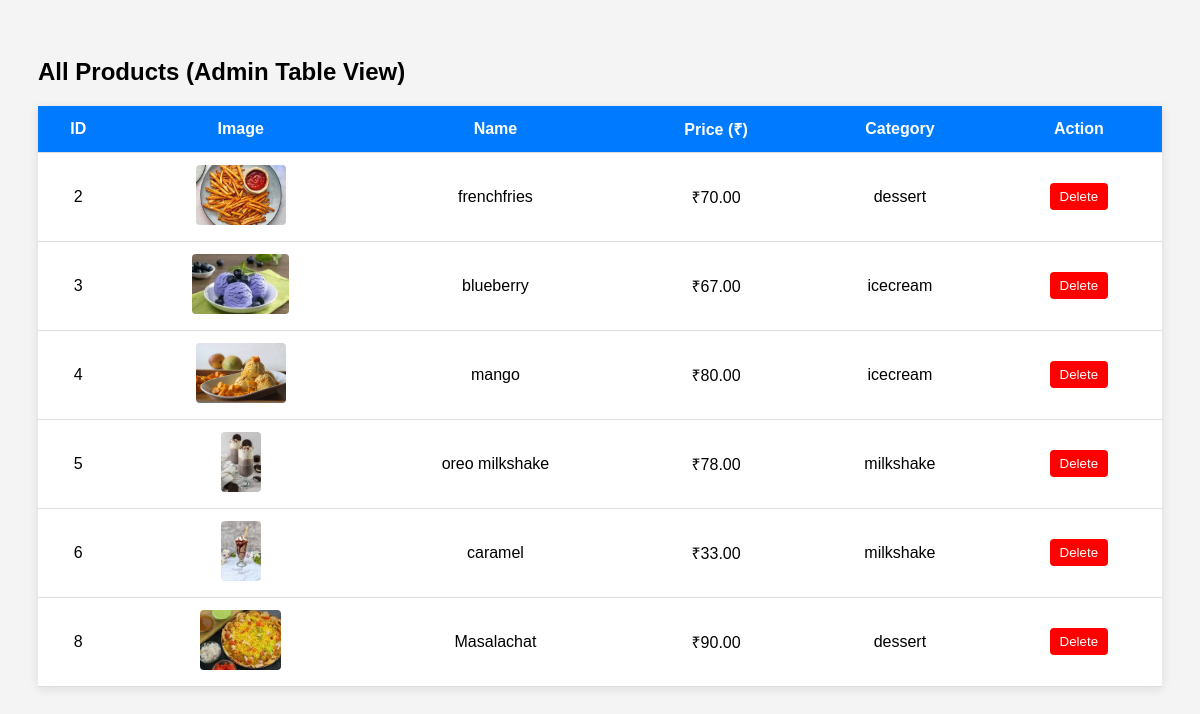
/admin_panel/products.php, run on the app's committed database.
### tables this page shows
CREATE TABLE `products` (
  `id` int(11) NOT NULL,
  `name` varchar(255) NOT NULL,
  `price` decimal(10,2) NOT NULL,
  `category` enum('icecream','dessert','milkshake') NOT NULL,
  `image` varchar(255) NOT NULL,
  `created_at` timestamp NOT NULL DEFAULT current_timestamp()
);

### admin_panel/products.php (the view, shortened to what this page needs)
<?php
include '../db.php';
?>
<!DOCTYPE html>
<html lang="en">
<head>
</head>
<body>
<h2>All Products (Admin Table View)</h2>
<table>
    <thead>
        <tr>
            <th>ID</th>
            <th>Image</th>
            <th>Name</th>
            <th>Price (₹)</th>
            <th>Category</th>
            <th>Action</th>
        </tr>
    </thead>
    <tbody>
        <?php
        $result = mysqli_query($conn, "SELECT * FROM products");
        if (mysqli_num_rows($result) > 0) {
            while ($row = mysqli_fetch_assoc($result)) {
                echo "<tr>
                        <td>{$row['id']}</td>
                        <td><img src='../{$row['image']}' alt='{$row['name']}'></td>
                        <td>{$row['name']}</td>
                        <td>₹{$row['price']}</td>
                        <td>{$row['category']}</td>
                        <td>
                            <form action='delete_product.php' method='POST' onsubmit=\"return confirm('Are you sure you want to delete this product?');\">
                                <input type='hidden' name='id' value='{$row['id']}'>
                                <button type='submit' class='delete-btn'>Delete</button>
                            </form>
                        </td>
                      </tr>";
            }
        } else {
            echo "<tr><td colspan='6'>No products available</td></tr>";
        }
        ?>
    </tbody>
</table>
</body>
</html>

### admin_panel/products.php (style rules this page uses)
body { font-family: Arial, sans-serif; padding: 30px; background-color: #f4f4f4; }
h2 { margin-bottom: 20px; }
table { width: 100%; border-collapse: collapse; background-color: #fff; box-shadow: 0 2px 10px rgba(0,0,0,0.1); }
th, td { padding: 12px; text-align: center; border-bottom: 1px solid #ddd; }
th { background-color: #007bff; color: white; }
img { height: 60px; border-radius: 4px; }
.delete-btn { background-color: red; color: white; border: none; padding: 6px 10px; border-radius: 4px; cursor: pointer; }

### data on the page
products: id "2", image+name (picture), name "frenchfries", price "70.00", category "dessert"
products: id "3", image+name (picture), name "blueberry", price "67.00", category "icecream"
products: id "4", image+name (picture), name "mango", price "80.00", category "icecream"
products: id "5", image (picture), name "oreo milkshake", price "78.00", category "milkshake"
products: id "6", image+name (picture), name "caramel", price "33.00", category "milkshake"
products: id "8", image (picture), name "Masalachat", price "90.00", category "dessert"
